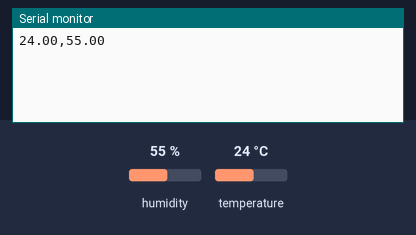
The sketch below on a simulated Arduino Uno, built with avr-gcc and run on an emulated ATmega328P. Parts: the last lines printed to the serial monitor. The test bench sets the inputs (shaded band); at power-on: humidity 55 %, temperature 24 °C.

Above: at 18.0 s.
18.1 s: humidity set to 22 %
At 20.5 s:
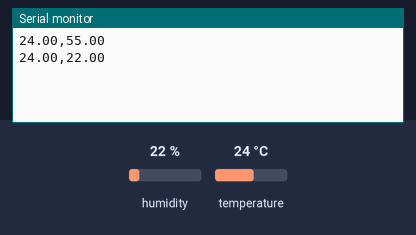
33.1 s: temperature set to 12 °C
At 41.0 s:
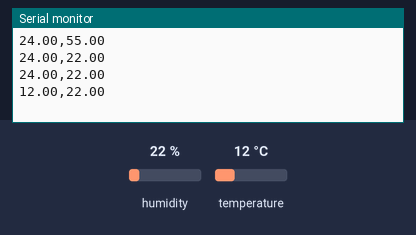
48.1 s: humidity set to 40 %
At 51.2 s:
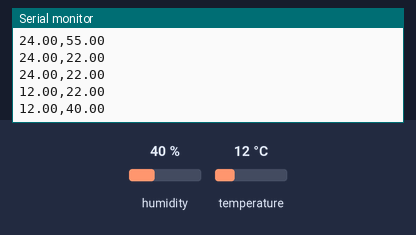
Timing chart, 0 to 52.7 s (numbered marks = the images above; inputs shaded):
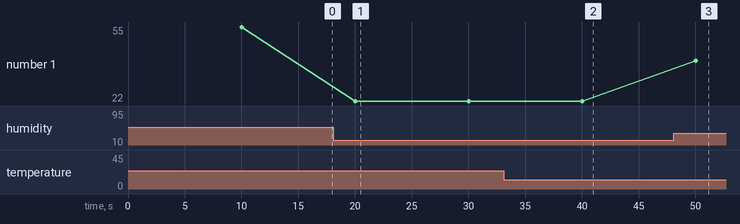

Measured:
- after the input at 18.1 s, the serial monitor: prints a new line after 1.9 s (image 1)
- after the input at 33.1 s, the serial monitor: prints a new line after 6.9 s (image 2)
- after the input at 48.1 s, the serial monitor: prints a new line after 1.9 s (image 3)
- plotted number 1: 55 → 22 after the input at 18.1 s, 22 → 40 after the input at 48.1 s

The sketch:

atmega.ino
```cpp
#include <DHT.h>

#define DHTPIN 7
#define DHTTYPE DHT22

DHT dht(DHTPIN, DHTTYPE);
unsigned long ultimoEnvio = 0;
const unsigned long intervalo = 10000;

void setup() {
  Serial.begin(9600);
  dht.begin();
}

void loop() {
  if (millis() - ultimoEnvio >= intervalo) {
    float temp = dht.readTemperature();
    float umid = dht.readHumidity();

    if (!isnan(temp) && !isnan(umid)) {
      // Envia os dados como uma única string: "temp,umid"
      Serial.print(temp);
      Serial.print(",");
      Serial.println(umid);
    }

    ultimoEnvio = millis();
  }
}
```
